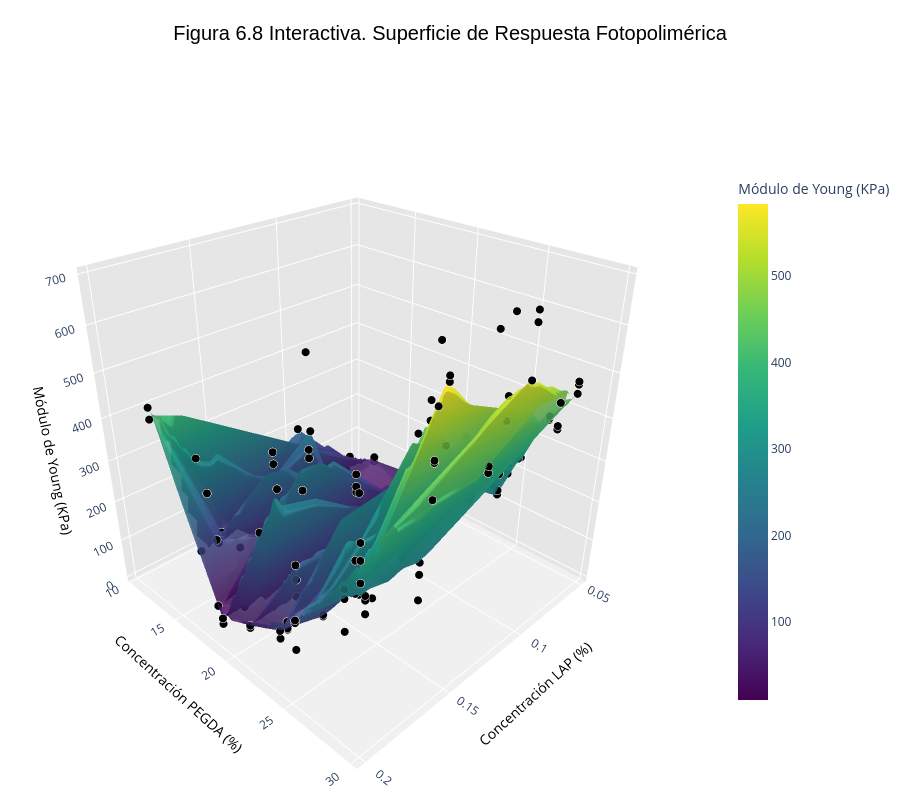

The code cell stored with this chart in its notebook:
### Code cell
import matplotlib.pyplot as plt
import seaborn as sns
import numpy as np
import pandas as pd
from scipy.interpolate import griddata

print("Generando análisis termodinámico completo (Sistema PEGDA - LAP - Agua)...")

# =====================================================================
# 1. PREPARACIÓN DE DATOS
# =====================================================================
if 'Agua (%)' not in df_super_limpio.columns:
    df_super_limpio['Agua (%)'] = 100 - df_super_limpio['PEGDA (%)'] - df_super_limpio['LAP (%)']

df_super_limpio['Ratio_PEGDA_Agua'] = df_super_limpio['PEGDA (%)'] / df_super_limpio['Agua (%)']

# Ejes principales (Los reactivos activos)
x = df_super_limpio['PEGDA (%)']
y = df_super_limpio['LAP (%)']
z = df_super_limpio[col_young] # El módulo de Young

# =====================================================================
# FIGURA : MAPA DE CALOR (PEGDA vs LAP)
# =====================================================================
# Creamos la malla matemática
xi = np.linspace(x.min(), x.max(), 100)
yi = np.linspace(y.min(), y.max(), 100)
xi, yi = np.meshgrid(xi, yi)

# Interpolamos la superficie real
zi = griddata((x, y), z, (xi, yi), method='linear')

plt.figure(figsize=(9, 7))
sns.set_theme(style="white", context="paper", font_scale=1.2)

# Heatmap
contour = plt.contourf(xi, yi, zi, levels=25, cmap='viridis', alpha=0.9)
cbar = plt.colorbar(contour)
cbar.set_label('Módulo de Young (KPa)', fontweight='bold')

# Puntos reales
plt.scatter(x, y, c='white', s=40, marker='x', alpha=0.9)

plt.title("Figura 6.7. Mapa de Diseño Inverso (PEGDA vs LAP)", fontweight='bold', pad=15)
plt.xlabel("Concentración de PEGDA (%)", fontweight='bold')
plt.ylabel("Concentración de LAP (%)", fontweight='bold')
plt.legend(loc="upper left")

plt.tight_layout()
plt.savefig('Figura_6_7_Heatmap_PEGDA_LAP.png', dpi=300, bbox_inches='tight')
plt.show()

# =====================================================================
# FIGURA : SUPERFICIE DE RESPUESTA 3D (PEGDA vs LAP vs Young)
# =====================================================================
import numpy as np
import pandas as pd
from scipy.interpolate import griddata
import plotly.graph_objects as go

print("Generando Superficie 3D Interactiva con Plotly...")

# =====================================================================
# 1. PREPARACIÓN DE DATOS Y ASIGNACIÓN DE EJES
# =====================================================================
x_real = df_super_limpio['LAP (%)']
y_real = df_super_limpio['PEGDA (%)'] 
z_real = df_super_limpio[col_young]

# Creamos la malla matemática (grid) para interpolar la superficie
xi = np.linspace(x_real.min(), x_real.max(), 100)
yi = np.linspace(y_real.min(), y_real.max(), 100)
xi_mesh, yi_mesh = np.meshgrid(xi, yi)

# Interpolamos la superficie real
zi_mesh = griddata((x_real, y_real), z_real, (xi_mesh, yi_mesh), method='linear')

# =====================================================================
# 2. CREACIÓN DEL GRÁFICO INTERACTIVO (PLOTLY)
# =====================================================================
fig = go.Figure()

# A) Añadimos la "Sábana" o Superficie 3D
fig.add_trace(go.Surface(
    x=xi_mesh,
    y=yi_mesh,
    z=zi_mesh,
    colorscale='Viridis',
    opacity=0.85,
    name='Superficie de Tendencia',
    colorbar=dict(title='Módulo de Young (KPa)', len=0.75)
))

# B) Añadimos los Puntos Experimentales Reales flotando en el espacio
fig.add_trace(go.Scatter3d(
    x=x_real,
    y=y_real,
    z=z_real,
    mode='markers',
    marker=dict(
        size=5,
        color='black',
        symbol='circle',
        line=dict(color='white', width=1.5)
    ),
    name='Probetas Reales',
    # Esto define lo que ves al pasar el ratón por encima (Hover tool)
    hovertemplate="<b>LAP:</b> %{x:.2f}%<br>" +
                  "<b>PEGDA:</b> %{y:.1f}%<br>" +
                  "<b>Módulo:</b> %{z:.2f} KPa<extra></extra>"
))

# =====================================================================
# 3. ESTÉTICA Y CONTROLES DE LA CÁMARA
# =====================================================================
fig.update_layout(
    title=dict(
        text='Figura 6.8 Interactiva. Superficie de Respuesta Fotopolimérica',
        font=dict(size=20, family='Arial', color='black'),
        x=0.5 # Centrado
    ),
    scene=dict(
        xaxis_title=dict(text='Concentración LAP (%)', font=dict(color='black', size=14)),
        yaxis_title=dict(text='Concentración PEGDA (%)', font=dict(color='black', size=14)),
        zaxis_title=dict(text='Módulo de Young (KPa)', font=dict(color='black', size=14)),
        
        # Color del fondo de los ejes para que se vea limpio
        xaxis=dict(backgroundcolor="rgb(230, 230,230)", gridcolor="white", showbackground=True, zerolinecolor="white"),
        yaxis=dict(backgroundcolor="rgb(230, 230,230)", gridcolor="white", showbackground=True, zerolinecolor="white"),
        zaxis=dict(backgroundcolor="rgb(240, 240,240)", gridcolor="white", showbackground=True, zerolinecolor="white"),
        
        # Posición inicial de la cámara
        camera=dict(
            eye=dict(x=1.5, y=1.5, z=1.2)
        )
    ),
    width=900,
    height=800,
    margin=dict(l=0, r=0, b=0, t=80)
)

# Mostrar el gráfico interactivo en el Jupyter Notebook
fig.show()

# Opcional: Guardarlo como un archivo HTML para abrirlo en cualquier navegador web
fig.write_html("Figura_6_8_Interactiva.html")

### Figure 1 — Plotly figure (JSON) as saved in the notebook; plotly's stock layout.template omitted (floating-point values rounded to 4 significant figures; data arrays with more than 128 entries replaced by an {"elided": "..."} marker saying what was removed)
{"data": [{"colorbar": {"len": 0.75, "title": {"text": "Módulo de Young (KPa)"}}, "colorscale": [[0, "#440154"], [0.1111, "#482878"], [0.2222, "#3e4989"], [0.3333, "#31688e"], [0.4444, "#26828e"], [0.5556, "#1f9e89"], [0.6667, "#35b779"], [0.7778, "#6ece58"], [0.8889, "#b5de2b"], [1, "#fde725"]], "name": "Superficie de Tendencia", "opacity": 0.85, "type": "surface", "x": {"elided": "100x100 float values"}, "y": {"elided": "100x100 float values"}, "z": {"elided": "100x100 float values"}}, {"hovertemplate": "<b>LAP:</b> %{x:.2f}%<br><b>PEGDA:</b> %{y:.1f}%<br><b>Módulo:</b> %{z:.2f} KPa<extra></extra>", "marker": {"color": "black", "line": {"color": "white", "width": 1.5}, "size": 5, "symbol": "circle"}, "mode": "markers", "name": "Probetas Reales", "type": "scatter3d", "x": {"elided": "198 float values"}, "y": {"elided": "198 float values"}, "z": {"elided": "198 float values"}}], "layout": {"height": 800, "margin": {"b": 0, "l": 0, "r": 0, "t": 80}, "scene": {"camera": {"eye": {"x": 1.5, "y": 1.5, "z": 1.2}}, "xaxis": {"backgroundcolor": "rgb(230, 230,230)", "gridcolor": "white", "showbackground": true, "title": {"font": {"color": "black", "size": 14}, "text": "Concentración LAP (%)"}, "zerolinecolor": "white"}, "yaxis": {"backgroundcolor": "rgb(230, 230,230)", "gridcolor": "white", "showbackground": true, "title": {"font": {"color": "black", "size": 14}, "text": "Concentración PEGDA (%)"}, "zerolinecolor": "white"}, "zaxis": {"backgroundcolor": "rgb(240, 240,240)", "gridcolor": "white", "showbackground": true, "title": {"font": {"color": "black", "size": 14}, "text": "Módulo de Young (KPa)"}, "zerolinecolor": "white"}}, "title": {"font": {"color": "black", "family": "Arial", "size": 20}, "text": "Figura 6.8 Interactiva. Superficie de Respuesta Fotopolimérica", "x": 0.5}, "width": 900}}
